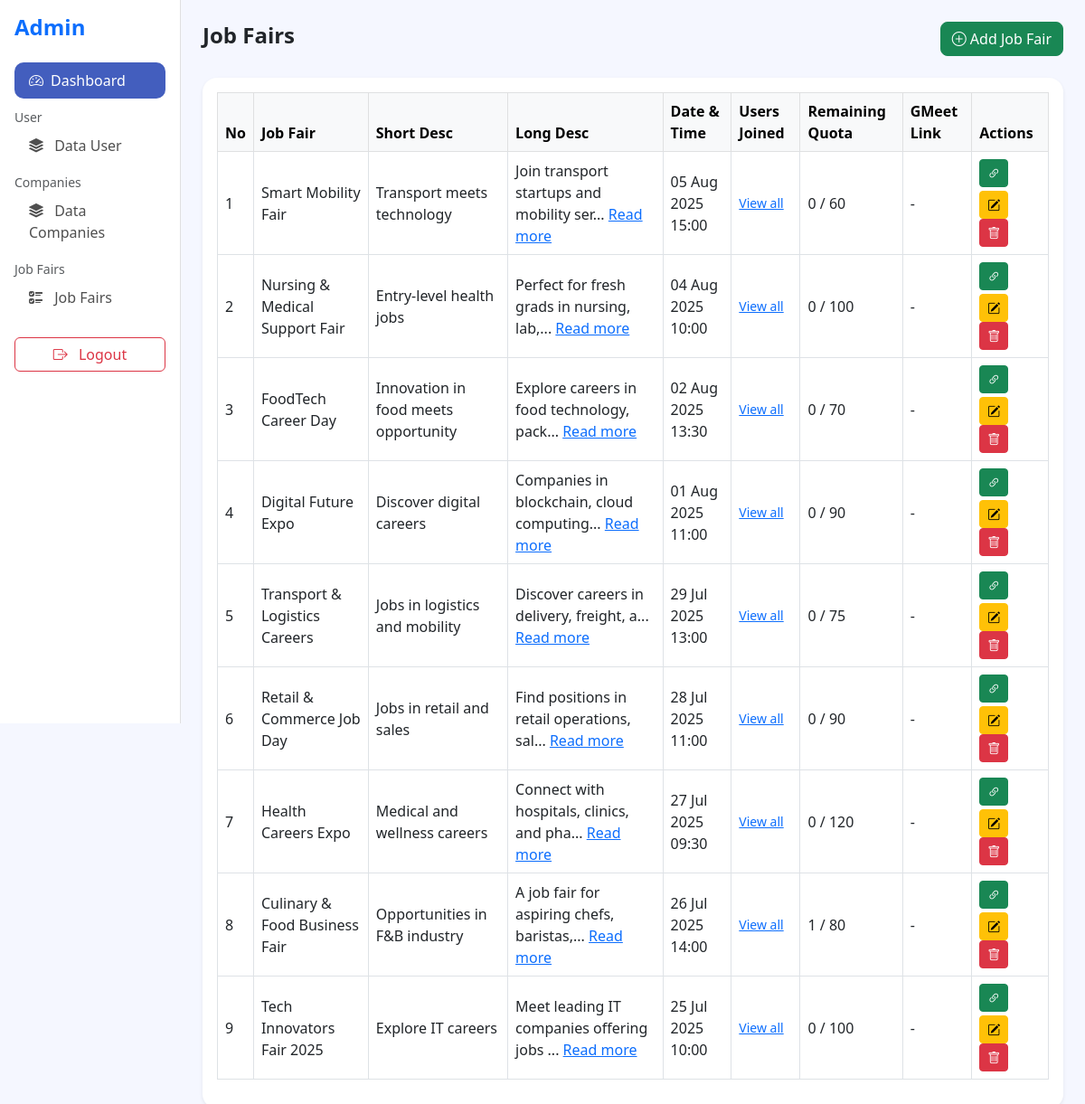
/admin/jobfairs.php (signed in), run on the app's committed database.
### tables this page shows
CREATE TABLE `job_fairs` (
  `id` int(11) NOT NULL,
  `job_fair_name` varchar(255) DEFAULT NULL,
  `short_desc` text DEFAULT NULL,
  `long_desc` text DEFAULT NULL,
  `users_joined` mediumtext DEFAULT NULL,
  `quota_total` int(11) DEFAULT NULL,
  `quota_remaining` int(11) DEFAULT NULL,
  `gmeet_link` varchar(255) DEFAULT NULL,
  `datetime` datetime DEFAULT NULL,
  `company_name` varchar(255) DEFAULT NULL
);

### admin/jobfairs.php (the view, shortened to what this page needs)
<?php
require_once '../db.php';
$result = mysqli_query($conn, "SELECT * FROM job_fairs ORDER BY datetime DESC");
?>
<!DOCTYPE html>
<html lang="en">
<head>
  <link href="https://cdn.jsdelivr.net/npm/bootstrap@5.3.0/dist/css/bootstrap.min.css" rel="stylesheet"/>
  <link href="https://cdn.jsdelivr.net/npm/bootstrap-icons@1.10.5/font/bootstrap-icons.css" rel="stylesheet"/>
  <link href="assets/styles.css" rel="stylesheet"/>
</head>
<body>
<div class="container-fluid">
  <div class="row">
    <?php include('assets/navbar.php'); ?>
    <div class="col-md-10 p-4">
      <div class="d-flex justify-content-between align-items-center mb-4">
        <h4 class="fw-bold">Job Fairs</h4>
        <button class="btn btn-success rounded-3" data-bs-toggle="modal" data-bs-target="#addJobFairModal">
          <i class="bi bi-plus-circle"></i> Add Job Fair
        </button>
      </div>
      <div class="card shadow-sm rounded-4">
        <div class="card-body">
          <table class="table table-bordered align-middle table-hover">
            <thead class="table-light">
              <tr>
                <th>No</th>
                <th>Job Fair</th>
                <th>Short Desc</th>
                <th>Long Desc</th>
                <th>Date & Time</th>
                <th>Users Joined</th>
                <th>Remaining Quota</th>
                <th>GMeet Link</th>
                <th>Actions</th>
              </tr>
            </thead>
<tbody>
<?php
  $no = 1;
  while ($row = mysqli_fetch_assoc($result)) {
    $escapedDesc = htmlspecialchars($row['long_desc'], ENT_QUOTES);
    $escapedUsers = $row['users_joined'];
    $quotaTotal = (int) $row['quota_total'];
    $quotaRemaining = (int) $row['quota_remaining'];
    $quotaJoined = $quotaTotal - $quotaRemaining;
    echo "<tr>
            <td>{$no}</td>
            <td>{$row['job_fair_name']}</td>
            <td>{$row['short_desc']}</td>
            <td>" . substr($row['long_desc'], 0, 40) . "...
              <a href='#' onclick=\"showDesc('{$escapedDesc}')\" data-bs-toggle='modal' data-bs-target='#descModal'>Read more</a>
            </td>
            <td>" . date('d M Y H:i', strtotime($row['datetime'])) . "</td>
            <td>
              {$row['users_joined']}
              <a href='#' class='d-block small' onclick=\"showUsers('{$escapedUsers}')\" data-bs-toggle='modal' data-bs-target='#usersModal'>View all</a>
            </td>
            <td>{$quotaJoined} / {$quotaTotal}</td>
            <td id='gmeet-{$row['id']}' data-link='{$row['gmeet_link']}'>";
              echo $row['gmeet_link'] ? "<a href='{$row['gmeet_link']}' target='_blank'>GMeet</a>" : "-";
    echo   "</td>
            <td>
              <button class='btn btn-sm btn-success mb-1' onclick=\"editGmeet('{$row['id']}')\">
                <i class='bi bi-link-45deg'></i>
              </button>
              <button class='btn btn-sm btn-warning' onclick='editJobFair(" . json_encode($row) . ")'>
                <i class='bi bi-pencil-square'></i>
              </button>
              <button class='btn btn-sm btn-danger' onclick='confirmDelete({$row['id']})'>
                <i class='bi bi-trash'></i>
              </button>
            </td>
          </tr>";
    $no++;
  }
?>
</tbody>
          </table>
        </div>
      </div>
    </div>
  </div>
</div>
</body>
</html>

### admin/assets/styles.css (style rules this page uses)
body { background-color: #f5f7ff; }
.card { border: none; }

### data on the page
job_fairs: job_fair_name "Smart Mobility Fair", short_desc "Transport meets technology", long_desc "Join transport startups and mobility ser", datetime "05 Aug 2025 15:00", quotaJoined "0", quota_total "60"
job_fairs: job_fair_name "Nursing & Medical Support Fair", short_desc "Entry-level health jobs", long_desc "Perfect for fresh grads in nursing, lab,", datetime "04 Aug 2025 10:00", quotaJoined "0", quota_total "100"
job_fairs: job_fair_name "FoodTech Career Day", short_desc "Innovation in food meets opportunity", long_desc "Explore careers in food technology, pack", datetime "02 Aug 2025 13:30", quotaJoined "0", quota_total "70"
job_fairs: job_fair_name "Digital Future Expo", short_desc "Discover digital careers", long_desc "Companies in blockchain, cloud computing", datetime "01 Aug 2025 11:00", quotaJoined "0", quota_total "90"
job_fairs: job_fair_name "Transport & Logistics Careers", short_desc "Jobs in logistics and mobility", long_desc "Discover careers in delivery, freight, a", datetime "29 Jul 2025 13:00", quotaJoined "0", quota_total "75"
job_fairs: job_fair_name "Retail & Commerce Job Day", short_desc "Jobs in retail and sales", long_desc "Find positions in retail operations, sal", datetime "28 Jul 2025 11:00", quotaJoined "0", quota_total "90"
job_fairs: job_fair_name "Health Careers Expo", short_desc "Medical and wellness careers", long_desc "Connect with hospitals, clinics, and pha", datetime "27 Jul 2025 09:30", quotaJoined "0", quota_total "120"
job_fairs: job_fair_name "Culinary & Food Business Fair", short_desc "Opportunities in F&B industry", long_desc "A job fair for aspiring chefs, baristas,", datetime "26 Jul 2025 14:00", quotaJoined "1", quota_total "80"
job_fairs: job_fair_name "Tech Innovators Fair 2025", short_desc "Explore IT careers", long_desc "Meet leading IT companies offering jobs", datetime "25 Jul 2025 10:00", quotaJoined "0", quota_total "100"
